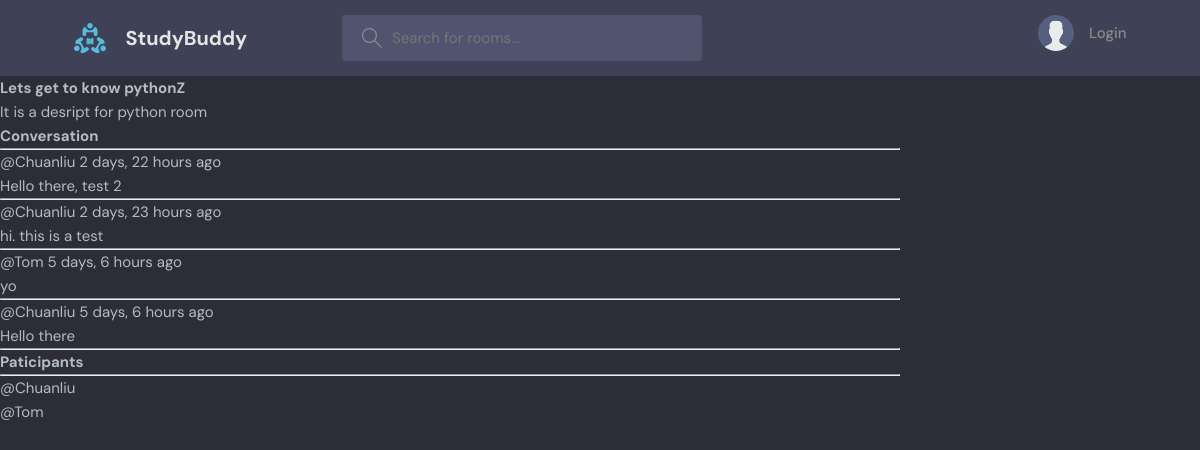
The page /room/4/ on the database its author committed.
### base/models.py (models this page shows, shortened)
class Room(models.Model):
    host = models.ForeignKey(User, on_delete=models.SET_NULL, null=True)
    topic = models.ForeignKey(Topic, on_delete=models.SET_NULL, null=True)
    name = models.CharField(max_length=200)
    description = models.TextField(null=True, blank=True)
    participants = models.ManyToManyField(User, related_name='paticapants',blank=True)
    updated = models.DateTimeField(auto_now=True) #auto_now updtae everytime
    created = models.DateTimeField(auto_now_add=True) #auto_now_add only create timestamp first creat
    class Meta:
        ordering = ['-updated','-created']

class Message(models.Model):
    user = models.ForeignKey(User, on_delete=models.CASCADE)
    room = models.ForeignKey(Room, on_delete=models.CASCADE)
    body = models.TextField()
    updated = models.DateTimeField(auto_now=True) #auto_now updtae everytime
    created = models.DateTimeField(auto_now_add=True) #auto_now_add only create timestamp first creat
    class Meta:
         ordering = ['-updated', '-created']

### base/views.py (the view, shortened to what this page needs)
# urls.py: path('room/<str:pk>/', views.room, name="room"),
def room(request, pk):
    room = Room.objects.get(id=pk)
    showMessages = room.message_set.all()
    paticapants = room.participants.all()
    context = {'room': room, 'showMessages':showMessages, 'paticapants':paticapants}
    return render(request, 'base/room.html', context)

### base/templates/base/room.html (shortened to what this page needs)
{% extends 'main.html' %}
{% block content %}
<div class="room-container">
     <div>
     <h1>{{room.name}}Z
     </h1>
     <p> {{room.description}}</p>
     <div class="connment-wrappper">
          <h3>Conversation</h3>
          <hr>
          {% for showMessage in showMessages %}
               <div>
                    <small>@{{showMessage.user}}  {{showMessage.created|timesince}} ago</small>
                    <p>{{showMessage.body}}</p>
                    <hr>
               </div>
          {% endfor%}
     </div>
     <div    div>
          <h3>Paticipants</h3>
          <hr>
          {% for participant in paticapants %}
               <dir>
                    <p>@{{participant.username}}</p>
               </dir>
          {% endfor %}
     </div>
</div>
{% endblock content %}

### templates/main.html (shortened to what this page needs)
<!DOCTYPE html>
{% load static %}
<html lang="en">
  <head>
    <link rel="stylesheet" href="{% static 'styles/style.css' %}" />
  </head>
  <body>
    {% include 'navbar.html' %}
    {% block content %}
    {% endblock %}
  </body>
</html>

### templates/navbar.html (shortened to what this page needs)
{% load static %}
<header class="header header--loggedIn">
    <div class="container">
      <a href="{% url 'home' %}" class="header__logo">
        <img src="{% static 'images/logo.svg' %}" />
        <h1>StudyBuddy</h1>
      </a>
      <form class="header__search" method="GET" action="{% url 'home' %}">
        <label>
          <input  name = "q" placeholder="Search for rooms..." />
        </label>
      </form>
      <nav class="header__menu">
        {% if request.user.is_authenticated %}
        <div class="header__user">
          <a href="{% url 'user-profile' pk=request.user.id %}"">
            <div class="avatar avatar--medium active">
              <img src="{% static 'images/avatar.svg' %}" />
            </div>
            <p>{{request.user.username}} <span>@{{request.user}}</span></p>
          </a>
          <button class="dropdown-button">
            <svg version="1.1" xmlns="http://www.w3.org/2000/svg" width="32" height="32" viewBox="0 0 32 32">
              <title>chevron-down</title>
              <path d="M16 21l-13-13h-3l16 16 16-16h-3l-13 13z"></path>
            </svg>
          </button>
        </div>
        {% else %}
        <a href="{% url 'login' %}">
          <img src="{% static 'images/avatar.svg' %}" />
          <p>Login</p>
        </a>
        {% endif %}
      </nav>
    </div>
  </header>

### static/styles/style.css (style rules this page uses)
:root { --color-main: #71c6dd; --color-main-light: #e1f6fb; --color-dark: #3f4156; --color-dark-medium: #51546e; --color-dark-light: #696d97; --color-light: #e5e5e5; --color-gray: #8b8b8b; --color-light-gray: #b2bdbd; --color-bg: #2d2d39; --color-success: #5dd693; --color-error: #fc4b0b; }
* { font-family: "DM Sans", -apple-system, BlinkMacSystemFont, "Segoe UI", Roboto, Oxygen, Ubuntu, Cantarell, "Open Sans", "Helvetica Neue", sans-serif; margin: 0; padding: 0; box-sizing: border-box; text-rendering: optimizeLegibility; font-size: inherit; }
html { font-size: 56.25%; }
@media only screen and (min-width: 1200px) { html { font-size: 62.5%; } }
body { line-height: 1.6; font-weight: 400; font-size: 1.5rem; color: var(--color-light-gray); background-color: var(--color-bg); min-height: 100vh; }
img { width: 100%; }
a { display: inline-block; color: var(--color-main); text-decoration: none; }
.container { max-width: 120rem; width: 90%; margin: auto; }
.header { padding: 1.5rem; background-color: var(--color-dark); }
.header > .container { display: flex; gap: 9.5rem; }
.header__logo, .header__user { display: flex; gap: 2rem; align-items: center; }
.header__logo > img { height: 3.2rem; width: 3.2rem; }
.header__logo > h1 { font-weight: 700; font-size: 2rem; color: var(--color-light); }
.header__search > label { background-color: var(--color-dark-medium); padding: 1.3rem 1rem; display: flex; align-items: center; gap: 1rem; border-radius: 4px; }
.header__search svg { fill: var(--color-gray); width: 2rem; height: 2rem; margin-left: 1rem; }
.header__search input { width: 30rem; background: transparent; border: none; outline: none; color: var(--color-light); }
.header__menu { margin-left: auto; position: relative; }
.header__menu a { display: flex; gap: 1.5rem; align-items: center; font-weight: 500; text-decoration: none; color: var(--color-gray); }
.header__menu img { height: 3.6rem; }
.header__menu p { line-height: 1.2; }

### base/templates/base/room.html (style rules this page uses)
.room-container { display: grid; grid-template-columns: 3fr 1fr; }

### rows shown on the page
Room: name "Lets get to know python", description "It is a desript for python room"
Message: user "Chuanliu", created "2 days, 22 hours", body "Hello there, test 2"
Message: user "Chuanliu", created "2 days, 23 hours", body "hi. this is a test"
Message: user "Tom", created "5 days, 6 hours", body "yo"
Message: user "Chuanliu", created "5 days, 6 hours", body "Hello there"

### other values the page prints
{{ participant.username }} "Chuanliu"
{{ participant.username }} "Tom"
